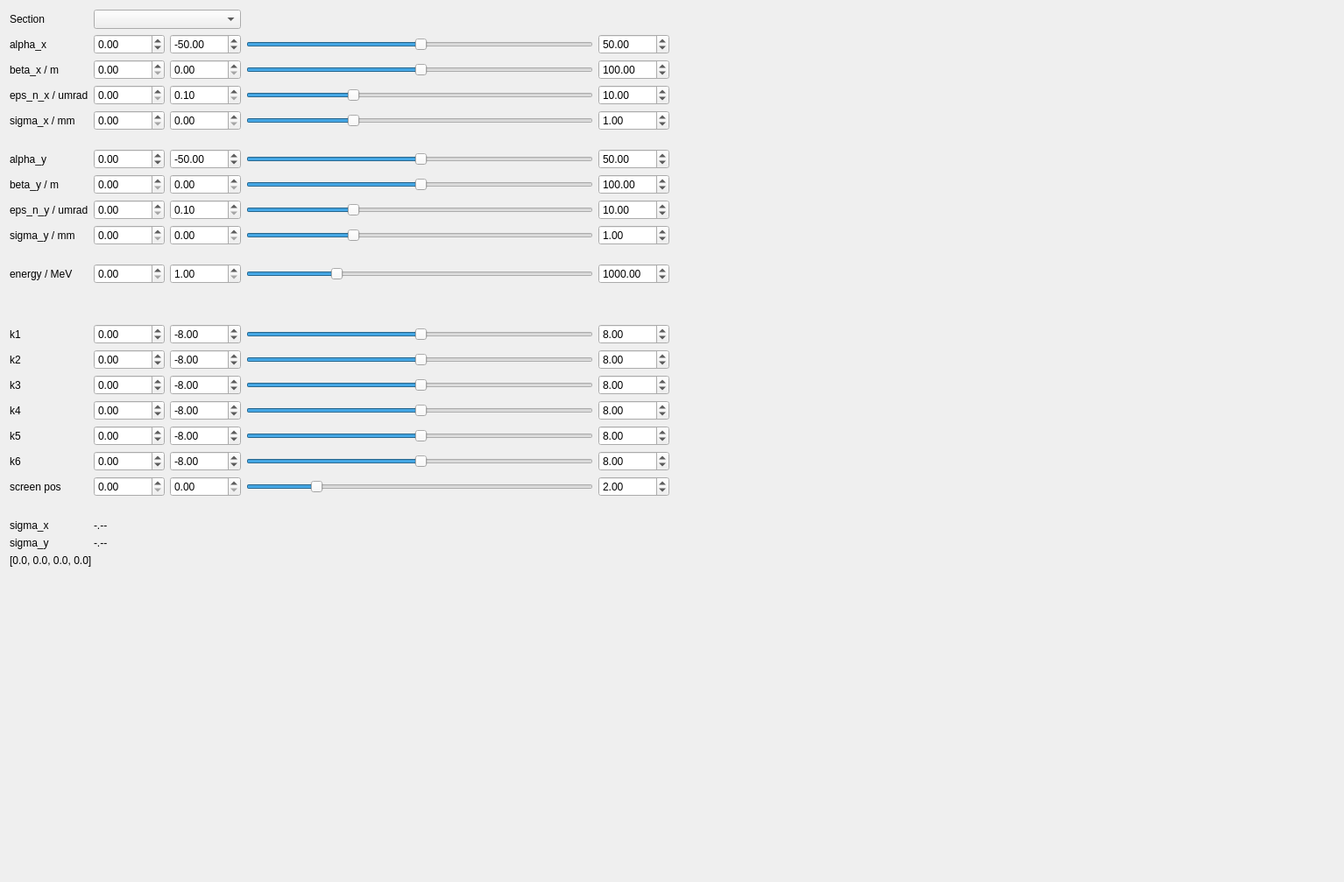
<?xml version="1.0" encoding="UTF-8"?>
<ui version="4.0">
 <class>Dialog</class>
 <widget class="QDialog" name="Dialog">
  <property name="geometry">
   <rect>
    <x>0</x>
    <y>0</y>
    <width>1534</width>
    <height>1007</height>
   </rect>
  </property>
  <property name="windowTitle">
   <string>Dialog</string>
  </property>
  <layout class="QHBoxLayout" name="horizontalLayout">
   <item>
    <layout class="QVBoxLayout" name="verticalLayout">
     <property name="bottomMargin">
      <number>6</number>
     </property>
     <item>
      <layout class="QGridLayout" name="gridLayout">
       <item row="15" column="4">
        <widget class="QDoubleSpinBox" name="k3_max_spinbox">
         <property name="minimum">
          <double>-10.000000000000000</double>
         </property>
         <property name="maximum">
          <double>10.000000000000000</double>
         </property>
         <property name="value">
          <double>8.000000000000000</double>
         </property>
        </widget>
       </item>
       <item row="1" column="4">
        <widget class="QDoubleSpinBox" name="alpha_max_spinbox">
         <property name="minimum">
          <double>-10000.000000000000000</double>
         </property>
         <property name="maximum">
          <double>10000.000000000000000</double>
         </property>
         <property name="value">
          <double>50.000000000000000</double>
         </property>
        </widget>
       </item>
       <item row="16" column="3">
        <widget class="QSlider" name="k4_slider">
         <property name="value">
          <number>50</number>
         </property>
         <property name="orientation">
          <enum>Qt::Horizontal</enum>
         </property>
        </widget>
       </item>
       <item row="1" column="3">
        <widget class="QSlider" name="alpha_slider">
         <property name="sizePolicy">
          <sizepolicy hsizetype="Expanding" vsizetype="Fixed">
           <horstretch>0</horstretch>
           <verstretch>0</verstretch>
          </sizepolicy>
         </property>
         <property name="minimumSize">
          <size>
           <width>200</width>
           <height>0</height>
          </size>
         </property>
         <property name="minimum">
          <number>0</number>
         </property>
         <property name="maximum">
          <number>99</number>
         </property>
         <property name="value">
          <number>50</number>
         </property>
         <property name="orientation">
          <enum>Qt::Horizontal</enum>
         </property>
        </widget>
       </item>
       <item row="11" column="0">
        <widget class="QLabel" name="label_5">
         <property name="text">
          <string>energy / MeV</string>
         </property>
        </widget>
       </item>
       <item row="4" column="4">
        <widget class="QDoubleSpinBox" name="sigma_max_spinbox">
         <property name="decimals">
          <number>2</number>
         </property>
         <property name="value">
          <double>1.000000000000000</double>
         </property>
        </widget>
       </item>
       <item row="2" column="2">
        <widget class="QDoubleSpinBox" name="beta_min_spinbox">
         <property name="maximum">
          <double>10000.000000000000000</double>
         </property>
        </widget>
       </item>
       <item row="4" column="0">
        <widget class="QLabel" name="label_4">
         <property name="text">
          <string>sigma_x / mm</string>
         </property>
        </widget>
       </item>
       <item row="14" column="3">
        <widget class="QSlider" name="k2_slider">
         <property name="value">
          <number>50</number>
         </property>
         <property name="orientation">
          <enum>Qt::Horizontal</enum>
         </property>
        </widget>
       </item>
       <item row="1" column="1">
        <widget class="QDoubleSpinBox" name="alpha_spinbox">
         <property name="minimumSize">
          <size>
           <width>70</width>
           <height>0</height>
          </size>
         </property>
         <property name="minimum">
          <double>-10000.000000000000000</double>
         </property>
         <property name="maximum">
          <double>10000.000000000000000</double>
         </property>
        </widget>
       </item>
       <item row="13" column="3">
        <widget class="QSlider" name="k1_slider">
         <property name="value">
          <number>50</number>
         </property>
         <property name="orientation">
          <enum>Qt::Horizontal</enum>
         </property>
        </widget>
       </item>
       <item row="13" column="4">
        <widget class="QDoubleSpinBox" name="k1_max_spinbox">
         <property name="minimum">
          <double>-10.000000000000000</double>
         </property>
         <property name="maximum">
          <double>10.000000000000000</double>
         </property>
         <property name="value">
          <double>8.000000000000000</double>
         </property>
        </widget>
       </item>
       <item row="16" column="4">
        <widget class="QDoubleSpinBox" name="k4_max_spinbox">
         <property name="minimum">
          <double>-10.000000000000000</double>
         </property>
         <property name="maximum">
          <double>10.000000000000000</double>
         </property>
         <property name="value">
          <double>8.000000000000000</double>
         </property>
        </widget>
       </item>
       <item row="14" column="4">
        <widget class="QDoubleSpinBox" name="k2_max_spinbox">
         <property name="minimum">
          <double>-10.000000000000000</double>
         </property>
         <property name="maximum">
          <double>10.000000000000000</double>
         </property>
         <property name="value">
          <double>8.000000000000000</double>
         </property>
        </widget>
       </item>
       <item row="19" column="0">
        <widget class="QLabel" name="label_10">
         <property name="text">
          <string>screen pos</string>
         </property>
        </widget>
       </item>
       <item row="1" column="2">
        <widget class="QDoubleSpinBox" name="alpha_min_spinbox">
         <property name="minimum">
          <double>-10000.000000000000000</double>
         </property>
         <property name="maximum">
          <double>10000.000000000000000</double>
         </property>
         <property name="value">
          <double>-50.000000000000000</double>
         </property>
        </widget>
       </item>
       <item row="19" column="4">
        <widget class="QDoubleSpinBox" name="screen_max_spinbox">
         <property name="value">
          <double>2.000000000000000</double>
         </property>
        </widget>
       </item>
       <item row="3" column="4">
        <widget class="QDoubleSpinBox" name="eps_max_spinbox">
         <property name="value">
          <double>10.000000000000000</double>
         </property>
        </widget>
       </item>
       <item row="1" column="0">
        <widget class="QLabel" name="label">
         <property name="text">
          <string>alpha_x</string>
         </property>
        </widget>
       </item>
       <item row="2" column="0">
        <widget class="QLabel" name="label_2">
         <property name="text">
          <string>beta_x / m</string>
         </property>
        </widget>
       </item>
       <item row="3" column="0">
        <widget class="QLabel" name="label_3">
         <property name="text">
          <string>eps_n_x / umrad</string>
         </property>
        </widget>
       </item>
       <item row="3" column="1">
        <widget class="QDoubleSpinBox" name="eps_spinbox">
         <property name="maximum">
          <double>100.000000000000000</double>
         </property>
        </widget>
       </item>
       <item row="3" column="2">
        <widget class="QDoubleSpinBox" name="eps_min_spinbox">
         <property name="minimum">
          <double>0.100000000000000</double>
         </property>
        </widget>
       </item>
       <item row="15" column="2">
        <widget class="QDoubleSpinBox" name="k3_min_spinbox">
         <property name="minimum">
          <double>-10.000000000000000</double>
         </property>
         <property name="maximum">
          <double>10.000000000000000</double>
         </property>
         <property name="value">
          <double>-8.000000000000000</double>
         </property>
        </widget>
       </item>
       <item row="19" column="1">
        <widget class="QDoubleSpinBox" name="screen_spinbox">
         <property name="value">
          <double>0.000000000000000</double>
         </property>
        </widget>
       </item>
       <item row="11" column="4">
        <widget class="QDoubleSpinBox" name="energy_max_spinbox">
         <property name="maximum">
          <double>3100.000000000000000</double>
         </property>
         <property name="value">
          <double>1000.000000000000000</double>
         </property>
        </widget>
       </item>
       <item row="11" column="1">
        <widget class="QDoubleSpinBox" name="energy_spinbox">
         <property name="maximum">
          <double>10000.000000000000000</double>
         </property>
        </widget>
       </item>
       <item row="16" column="2">
        <widget class="QDoubleSpinBox" name="k4_min_spinbox">
         <property name="minimum">
          <double>-10.000000000000000</double>
         </property>
         <property name="maximum">
          <double>10.000000000000000</double>
         </property>
         <property name="value">
          <double>-8.000000000000000</double>
         </property>
        </widget>
       </item>
       <item row="19" column="2">
        <widget class="QDoubleSpinBox" name="screen_min_spinbox"/>
       </item>
       <item row="15" column="3">
        <widget class="QSlider" name="k3_slider">
         <property name="value">
          <number>50</number>
         </property>
         <property name="orientation">
          <enum>Qt::Horizontal</enum>
         </property>
        </widget>
       </item>
       <item row="11" column="2">
        <widget class="QDoubleSpinBox" name="energy_min_spinbox">
         <property name="minimum">
          <double>1.000000000000000</double>
         </property>
        </widget>
       </item>
       <item row="13" column="2">
        <widget class="QDoubleSpinBox" name="k1_min_spinbox">
         <property name="minimum">
          <double>-10.000000000000000</double>
         </property>
         <property name="maximum">
          <double>10.000000000000000</double>
         </property>
         <property name="value">
          <double>-8.000000000000000</double>
         </property>
        </widget>
       </item>
       <item row="20" column="0">
        <widget class="QLabel" name="label_11">
         <property name="text">
          <string/>
         </property>
        </widget>
       </item>
       <item row="14" column="0">
        <widget class="QLabel" name="label_9">
         <property name="text">
          <string>k2</string>
         </property>
        </widget>
       </item>
       <item row="3" column="3">
        <widget class="QSlider" name="eps_slider">
         <property name="maximum">
          <number>99</number>
         </property>
         <property name="value">
          <number>30</number>
         </property>
         <property name="orientation">
          <enum>Qt::Horizontal</enum>
         </property>
        </widget>
       </item>
       <item row="11" column="3">
        <widget class="QSlider" name="energy_slider">
         <property name="value">
          <number>25</number>
         </property>
         <property name="orientation">
          <enum>Qt::Horizontal</enum>
         </property>
        </widget>
       </item>
       <item row="19" column="3">
        <widget class="QSlider" name="screen_slider">
         <property name="value">
          <number>19</number>
         </property>
         <property name="orientation">
          <enum>Qt::Horizontal</enum>
         </property>
        </widget>
       </item>
       <item row="21" column="0">
        <widget class="QLabel" name="label_12">
         <property name="text">
          <string>sigma_x</string>
         </property>
        </widget>
       </item>
       <item row="2" column="4">
        <widget class="QDoubleSpinBox" name="beta_max_spinbox">
         <property name="maximum">
          <double>10000.000000000000000</double>
         </property>
         <property name="value">
          <double>100.000000000000000</double>
         </property>
        </widget>
       </item>
       <item row="13" column="1">
        <widget class="QDoubleSpinBox" name="k1_spinbox">
         <property name="minimum">
          <double>-10.000000000000000</double>
         </property>
         <property name="maximum">
          <double>10.000000000000000</double>
         </property>
        </widget>
       </item>
       <item row="4" column="2">
        <widget class="QDoubleSpinBox" name="sigma_min_spinbox"/>
       </item>
       <item row="16" column="0">
        <widget class="QLabel" name="label_7">
         <property name="text">
          <string>k4</string>
         </property>
        </widget>
       </item>
       <item row="16" column="1">
        <widget class="QDoubleSpinBox" name="k4_spinbox">
         <property name="minimum">
          <double>-10.000000000000000</double>
         </property>
         <property name="maximum">
          <double>10.000000000000000</double>
         </property>
        </widget>
       </item>
       <item row="12" column="0">
        <spacer name="verticalSpacer_2">
         <property name="orientation">
          <enum>Qt::Vertical</enum>
         </property>
         <property name="sizeType">
          <enum>QSizePolicy::Fixed</enum>
         </property>
         <property name="sizeHint" stdset="0">
          <size>
           <width>20</width>
           <height>40</height>
          </size>
         </property>
        </spacer>
       </item>
       <item row="4" column="3">
        <widget class="QSlider" name="sigma_slider">
         <property name="value">
          <number>30</number>
         </property>
         <property name="orientation">
          <enum>Qt::Horizontal</enum>
         </property>
        </widget>
       </item>
       <item row="14" column="2">
        <widget class="QDoubleSpinBox" name="k2_min_spinbox">
         <property name="minimum">
          <double>-10.000000000000000</double>
         </property>
         <property name="maximum">
          <double>10.000000000000000</double>
         </property>
         <property name="value">
          <double>-8.000000000000000</double>
         </property>
        </widget>
       </item>
       <item row="2" column="3">
        <widget class="QSlider" name="beta_slider">
         <property name="maximum">
          <number>99</number>
         </property>
         <property name="value">
          <number>50</number>
         </property>
         <property name="orientation">
          <enum>Qt::Horizontal</enum>
         </property>
        </widget>
       </item>
       <item row="13" column="0">
        <widget class="QLabel" name="label_6">
         <property name="text">
          <string>k1</string>
         </property>
        </widget>
       </item>
       <item row="15" column="1">
        <widget class="QDoubleSpinBox" name="k3_spinbox">
         <property name="minimum">
          <double>-10.000000000000000</double>
         </property>
         <property name="maximum">
          <double>10.000000000000000</double>
         </property>
        </widget>
       </item>
       <item row="21" column="1">
        <widget class="QLabel" name="sigma_x_label">
         <property name="text">
          <string>-.--</string>
         </property>
        </widget>
       </item>
       <item row="2" column="1">
        <widget class="QDoubleSpinBox" name="beta_spinbox">
         <property name="maximum">
          <double>10000.000000000000000</double>
         </property>
        </widget>
       </item>
       <item row="15" column="0">
        <widget class="QLabel" name="label_8">
         <property name="text">
          <string>k3</string>
         </property>
        </widget>
       </item>
       <item row="14" column="1">
        <widget class="QDoubleSpinBox" name="k2_spinbox">
         <property name="minimum">
          <double>-10.000000000000000</double>
         </property>
         <property name="maximum">
          <double>10.000000000000000</double>
         </property>
        </widget>
       </item>
       <item row="4" column="1">
        <widget class="QDoubleSpinBox" name="sigma_spinbox"/>
       </item>
       <item row="22" column="0">
        <widget class="QLabel" name="label_13">
         <property name="text">
          <string>sigma_y</string>
         </property>
        </widget>
       </item>
       <item row="22" column="1">
        <widget class="QLabel" name="sigma_y_label">
         <property name="text">
          <string>-.--</string>
         </property>
        </widget>
       </item>
       <item row="0" column="1" colspan="2">
        <widget class="QComboBox" name="section_combobox">
         <property name="currentText">
          <string/>
         </property>
        </widget>
       </item>
       <item row="17" column="4">
        <widget class="QDoubleSpinBox" name="k5_max_spinbox">
         <property name="minimum">
          <double>-10.000000000000000</double>
         </property>
         <property name="maximum">
          <double>10.000000000000000</double>
         </property>
         <property name="value">
          <double>8.000000000000000</double>
         </property>
        </widget>
       </item>
       <item row="18" column="4">
        <widget class="QDoubleSpinBox" name="k6_max_spinbox">
         <property name="minimum">
          <double>-10.000000000000000</double>
         </property>
         <property name="maximum">
          <double>10.000000000000000</double>
         </property>
         <property name="value">
          <double>8.000000000000000</double>
         </property>
        </widget>
       </item>
       <item row="0" column="0">
        <widget class="QLabel" name="label_14">
         <property name="text">
          <string>Section</string>
         </property>
        </widget>
       </item>
       <item row="5" column="0">
        <spacer name="verticalSpacer_3">
         <property name="orientation">
          <enum>Qt::Vertical</enum>
         </property>
         <property name="sizeType">
          <enum>QSizePolicy::Fixed</enum>
         </property>
         <property name="sizeHint" stdset="0">
          <size>
           <width>20</width>
           <height>15</height>
          </size>
         </property>
        </spacer>
       </item>
       <item row="6" column="0">
        <widget class="QLabel" name="label_15">
         <property name="text">
          <string>alpha_y</string>
         </property>
        </widget>
       </item>
       <item row="8" column="3">
        <widget class="QSlider" name="eps_y_slider">
         <property name="sliderPosition">
          <number>30</number>
         </property>
         <property name="orientation">
          <enum>Qt::Horizontal</enum>
         </property>
        </widget>
       </item>
       <item row="17" column="3">
        <widget class="QSlider" name="k5_slider">
         <property name="value">
          <number>50</number>
         </property>
         <property name="orientation">
          <enum>Qt::Horizontal</enum>
         </property>
        </widget>
       </item>
       <item row="9" column="3">
        <widget class="QSlider" name="sigma_y_slider">
         <property name="value">
          <number>30</number>
         </property>
         <property name="sliderPosition">
          <number>30</number>
         </property>
         <property name="orientation">
          <enum>Qt::Horizontal</enum>
         </property>
        </widget>
       </item>
       <item row="7" column="0">
        <widget class="QLabel" name="label_16">
         <property name="text">
          <string>beta_y / m</string>
         </property>
        </widget>
       </item>
       <item row="8" column="0">
        <widget class="QLabel" name="label_17">
         <property name="text">
          <string>eps_n_y / umrad</string>
         </property>
        </widget>
       </item>
       <item row="18" column="3">
        <widget class="QSlider" name="k6_slider">
         <property name="value">
          <number>50</number>
         </property>
         <property name="orientation">
          <enum>Qt::Horizontal</enum>
         </property>
        </widget>
       </item>
       <item row="17" column="0">
        <widget class="QLabel" name="label_19">
         <property name="text">
          <string>k5</string>
         </property>
        </widget>
       </item>
       <item row="9" column="0">
        <widget class="QLabel" name="label_18">
         <property name="text">
          <string>sigma_y / mm</string>
         </property>
        </widget>
       </item>
       <item row="10" column="0">
        <spacer name="verticalSpacer_4">
         <property name="orientation">
          <enum>Qt::Vertical</enum>
         </property>
         <property name="sizeHint" stdset="0">
          <size>
           <width>20</width>
           <height>15</height>
          </size>
         </property>
        </spacer>
       </item>
       <item row="18" column="0">
        <widget class="QLabel" name="label_20">
         <property name="text">
          <string>k6</string>
         </property>
        </widget>
       </item>
       <item row="6" column="3">
        <widget class="QSlider" name="alpha_y_slider">
         <property name="value">
          <number>50</number>
         </property>
         <property name="orientation">
          <enum>Qt::Horizontal</enum>
         </property>
        </widget>
       </item>
       <item row="6" column="1">
        <widget class="QDoubleSpinBox" name="alpha_y_spinbox">
         <property name="minimum">
          <double>-1000.000000000000000</double>
         </property>
         <property name="maximum">
          <double>1000.000000000000000</double>
         </property>
        </widget>
       </item>
       <item row="7" column="3">
        <widget class="QSlider" name="beta_y_slider">
         <property name="value">
          <number>50</number>
         </property>
         <property name="orientation">
          <enum>Qt::Horizontal</enum>
         </property>
        </widget>
       </item>
       <item row="6" column="2">
        <widget class="QDoubleSpinBox" name="alpha_y_min_spinbox">
         <property name="minimum">
          <double>-10000.000000000000000</double>
         </property>
         <property name="maximum">
          <double>10000.000000000000000</double>
         </property>
         <property name="value">
          <double>-50.000000000000000</double>
         </property>
        </widget>
       </item>
       <item row="6" column="4">
        <widget class="QDoubleSpinBox" name="alpha_y_max_spinbox">
         <property name="minimum">
          <double>-10000.000000000000000</double>
         </property>
         <property name="maximum">
          <double>10000.000000000000000</double>
         </property>
         <property name="value">
          <double>50.000000000000000</double>
         </property>
        </widget>
       </item>
       <item row="7" column="1">
        <widget class="QDoubleSpinBox" name="beta_y_spinbox">
         <property name="maximum">
          <double>10000.000000000000000</double>
         </property>
        </widget>
       </item>
       <item row="7" column="2">
        <widget class="QDoubleSpinBox" name="beta_y_min_spinbox">
         <property name="maximum">
          <double>10000.000000000000000</double>
         </property>
        </widget>
       </item>
       <item row="7" column="4">
        <widget class="QDoubleSpinBox" name="beta_y_max_spinbox">
         <property name="maximum">
          <double>10000.000000000000000</double>
         </property>
         <property name="value">
          <double>100.000000000000000</double>
         </property>
        </widget>
       </item>
       <item row="8" column="1">
        <widget class="QDoubleSpinBox" name="eps_y_spinbox"/>
       </item>
       <item row="9" column="1">
        <widget class="QDoubleSpinBox" name="sigma_y_spinbox"/>
       </item>
       <item row="8" column="4">
        <widget class="QDoubleSpinBox" name="eps_y_max_spinbox">
         <property name="minimum">
          <double>0.100000000000000</double>
         </property>
         <property name="value">
          <double>10.000000000000000</double>
         </property>
        </widget>
       </item>
       <item row="8" column="2">
        <widget class="QDoubleSpinBox" name="eps_y_min_spinbox">
         <property name="minimum">
          <double>0.100000000000000</double>
         </property>
        </widget>
       </item>
       <item row="9" column="4">
        <widget class="QDoubleSpinBox" name="sigma_y_max_spinbox">
         <property name="value">
          <double>1.000000000000000</double>
         </property>
        </widget>
       </item>
       <item row="9" column="2">
        <widget class="QDoubleSpinBox" name="sigma_y_min_spinbox"/>
       </item>
       <item row="18" column="2">
        <widget class="QDoubleSpinBox" name="k6_min_spinbox">
         <property name="minimum">
          <double>-10.000000000000000</double>
         </property>
         <property name="maximum">
          <double>10.000000000000000</double>
         </property>
         <property name="value">
          <double>-8.000000000000000</double>
         </property>
        </widget>
       </item>
       <item row="17" column="2">
        <widget class="QDoubleSpinBox" name="k5_min_spinbox">
         <property name="minimum">
          <double>-10.000000000000000</double>
         </property>
         <property name="maximum">
          <double>10.000000000000000</double>
         </property>
         <property name="value">
          <double>-8.000000000000000</double>
         </property>
        </widget>
       </item>
       <item row="18" column="1">
        <widget class="QDoubleSpinBox" name="k6_spinbox">
         <property name="minimum">
          <double>-10.000000000000000</double>
         </property>
         <property name="maximum">
          <double>10.000000000000000</double>
         </property>
        </widget>
       </item>
       <item row="17" column="1">
        <widget class="QDoubleSpinBox" name="k5_spinbox">
         <property name="minimum">
          <double>-10.000000000000000</double>
         </property>
         <property name="maximum">
          <double>10.000000000000000</double>
         </property>
        </widget>
       </item>
       <item row="23" column="0" colspan="4">
        <widget class="QLabel" name="k_vector_label">
         <property name="text">
          <string>[0.0, 0.0, 0.0, 0.0]</string>
         </property>
        </widget>
       </item>
      </layout>
     </item>
     <item>
      <widget class="ImageView" name="widget_2" native="true">
       <property name="sizePolicy">
        <sizepolicy hsizetype="Preferred" vsizetype="Expanding">
         <horstretch>0</horstretch>
         <verstretch>0</verstretch>
        </sizepolicy>
       </property>
      </widget>
     </item>
    </layout>
   </item>
   <item>
    <layout class="QVBoxLayout" name="verticalLayout_2">
     <property name="rightMargin">
      <number>0</number>
     </property>
     <property name="bottomMargin">
      <number>0</number>
     </property>
     <item>
      <widget class="PlotWidget" name="widget" native="true">
       <property name="sizePolicy">
        <sizepolicy hsizetype="Expanding" vsizetype="Preferred">
         <horstretch>2</horstretch>
         <verstretch>3</verstretch>
        </sizepolicy>
       </property>
      </widget>
     </item>
     <item>
      <widget class="PlotWidget" name="widget_3" native="true">
       <property name="sizePolicy">
        <sizepolicy hsizetype="Preferred" vsizetype="Preferred">
         <horstretch>0</horstretch>
         <verstretch>1</verstretch>
        </sizepolicy>
       </property>
      </widget>
     </item>
     <item>
      <widget class="PlotWidget" name="widget_4" native="true">
       <property name="sizePolicy">
        <sizepolicy hsizetype="Preferred" vsizetype="Preferred">
         <horstretch>0</horstretch>
         <verstretch>1</verstretch>
        </sizepolicy>
       </property>
      </widget>
     </item>
    </layout>
   </item>
  </layout>
 </widget>
 <customwidgets>
  <customwidget>
   <class>PlotWidget</class>
   <extends>QWidget</extends>
   <header>pyqtgraph.h</header>
   <container>1</container>
  </customwidget>
  <customwidget>
   <class>ImageView</class>
   <extends>QWidget</extends>
   <header location="global">pyqtgraph.h</header>
   <container>1</container>
  </customwidget>
 </customwidgets>
 <tabstops>
  <tabstop>alpha_spinbox</tabstop>
  <tabstop>beta_spinbox</tabstop>
  <tabstop>eps_spinbox</tabstop>
  <tabstop>sigma_spinbox</tabstop>
  <tabstop>alpha_y_spinbox</tabstop>
  <tabstop>beta_y_spinbox</tabstop>
  <tabstop>eps_y_spinbox</tabstop>
  <tabstop>sigma_y_spinbox</tabstop>
  <tabstop>energy_spinbox</tabstop>
  <tabstop>alpha_min_spinbox</tabstop>
  <tabstop>beta_min_spinbox</tabstop>
  <tabstop>eps_min_spinbox</tabstop>
  <tabstop>sigma_min_spinbox</tabstop>
  <tabstop>alpha_y_min_spinbox</tabstop>
  <tabstop>beta_y_min_spinbox</tabstop>
  <tabstop>eps_y_min_spinbox</tabstop>
  <tabstop>sigma_y_min_spinbox</tabstop>
  <tabstop>energy_min_spinbox</tabstop>
  <tabstop>alpha_max_spinbox</tabstop>
  <tabstop>beta_max_spinbox</tabstop>
  <tabstop>eps_max_spinbox</tabstop>
  <tabstop>sigma_max_spinbox</tabstop>
  <tabstop>alpha_y_max_spinbox</tabstop>
  <tabstop>beta_y_max_spinbox</tabstop>
  <tabstop>eps_y_max_spinbox</tabstop>
  <tabstop>sigma_y_max_spinbox</tabstop>
  <tabstop>energy_max_spinbox</tabstop>
  <tabstop>alpha_slider</tabstop>
  <tabstop>beta_slider</tabstop>
  <tabstop>eps_slider</tabstop>
  <tabstop>sigma_slider</tabstop>
  <tabstop>alpha_y_slider</tabstop>
  <tabstop>beta_y_slider</tabstop>
  <tabstop>eps_y_slider</tabstop>
  <tabstop>sigma_y_slider</tabstop>
  <tabstop>energy_slider</tabstop>
  <tabstop>k1_spinbox</tabstop>
  <tabstop>k2_spinbox</tabstop>
  <tabstop>k3_spinbox</tabstop>
  <tabstop>k4_spinbox</tabstop>
  <tabstop>k5_spinbox</tabstop>
  <tabstop>k6_spinbox</tabstop>
  <tabstop>screen_spinbox</tabstop>
  <tabstop>k1_min_spinbox</tabstop>
  <tabstop>k2_min_spinbox</tabstop>
  <tabstop>k3_min_spinbox</tabstop>
  <tabstop>k4_min_spinbox</tabstop>
  <tabstop>k5_min_spinbox</tabstop>
  <tabstop>k6_min_spinbox</tabstop>
  <tabstop>screen_min_spinbox</tabstop>
  <tabstop>k1_max_spinbox</tabstop>
  <tabstop>k2_max_spinbox</tabstop>
  <tabstop>k3_max_spinbox</tabstop>
  <tabstop>k4_max_spinbox</tabstop>
  <tabstop>k5_max_spinbox</tabstop>
  <tabstop>k6_max_spinbox</tabstop>
  <tabstop>screen_max_spinbox</tabstop>
  <tabstop>k1_slider</tabstop>
  <tabstop>k2_slider</tabstop>
  <tabstop>k3_slider</tabstop>
  <tabstop>k4_slider</tabstop>
  <tabstop>k5_slider</tabstop>
  <tabstop>k6_slider</tabstop>
  <tabstop>screen_slider</tabstop>
  <tabstop>section_combobox</tabstop>
 </tabstops>
 <resources/>
 <connections/>
</ui>
